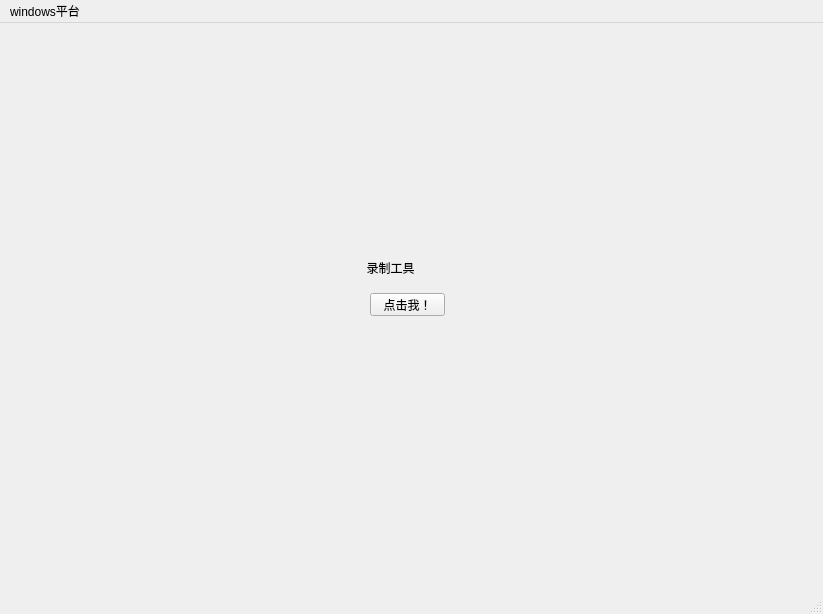
<?xml version="1.0" encoding="UTF-8"?>
<ui version="4.0">
 <class>MainWindow</class>
 <widget class="QMainWindow" name="MainWindow">
  <property name="geometry">
   <rect>
    <x>0</x>
    <y>0</y>
    <width>823</width>
    <height>614</height>
   </rect>
  </property>
  <property name="windowTitle">
   <string>录制工具</string>
  </property>
  <widget class="QWidget" name="centralwidget">
   <widget class="QLabel" name="label">
    <property name="geometry">
     <rect>
      <x>350</x>
      <y>230</y>
      <width>121</width>
      <height>30</height>
     </rect>
    </property>
    <property name="text">
     <string>     录制工具</string>
    </property>
   </widget>
   <widget class="QPushButton" name="pushButton">
    <property name="geometry">
     <rect>
      <x>370</x>
      <y>270</y>
      <width>75</width>
      <height>23</height>
     </rect>
    </property>
    <property name="text">
     <string>点击我！</string>
    </property>
   </widget>
  </widget>
  <widget class="QMenuBar" name="menubar">
   <property name="geometry">
    <rect>
     <x>0</x>
     <y>0</y>
     <width>823</width>
     <height>23</height>
    </rect>
   </property>
   <widget class="QMenu" name="menuXXXXX">
    <property name="title">
     <string>windows平台</string>
    </property>
    <addaction name="separator"/>
    <addaction name="separator"/>
   </widget>
   <addaction name="menuXXXXX"/>
  </widget>
  <widget class="QStatusBar" name="statusbar"/>
 </widget>
 <resources/>
 <connections/>
</ui>
